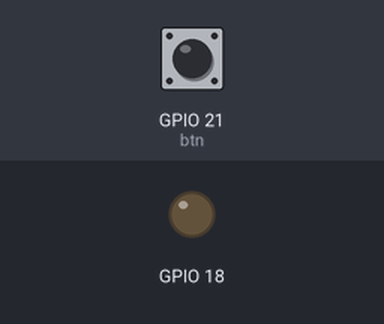
Simulated run of this program. Board: Raspberry Pi (BCM pin numbers). On the bench: output pins drawn as LEDs (lit = HIGH). The test bench sets the inputs (shaded band); at power-on: GPIO 21 (btn) LOW. What the program prints to the terminal is not drawn.

Above: at 1.2 s.
1.3 s: GPIO 21 (btn) pulled HIGH for 0.15 s
At 1.37 s:
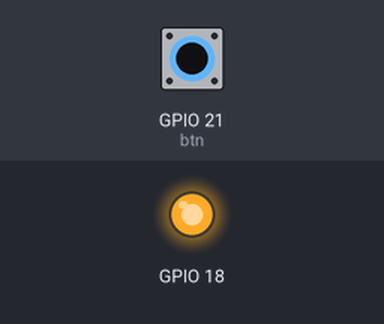
2.9 s: GPIO 21 (btn) pulled HIGH for 3.2 s
At 7.2 s:
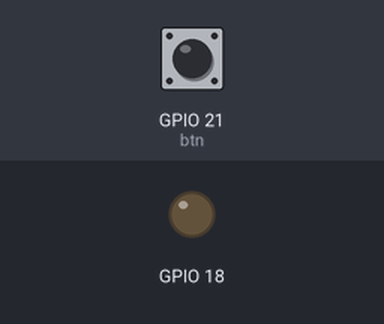
Timing chart, 0 to 8.7 s (numbered marks = the images above; inputs shaded):
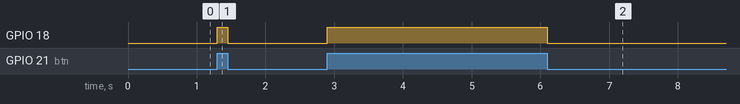

The program:

ex02_btn.py
```python
import RPi.GPIO as gp

gp.setmode(gp.BCM)
gp.setup(21, gp.IN)
gp.setup(18, gp.OUT)

# try:
#     while True:
#         btn = gp.input(21)
#         print(btn)
# except KeyboardInterrupt :
#     gp.cleanup()

try:
    while True :
        # gp.output(18, gp.LOW)
        btn = gp.input(21)
        # gp.output(18, btn)

        if btn == 1 :
            gp.output(18, gp.HIGH)
            print(btn)
        else :
            gp.output(18, gp.LOW)
            print(btn)

except KeyboardInterrupt:
    gp.cleanup()
```

Measured:
- after the input at 1.3 s, GPIO 18: LOW → HIGH at once, → LOW 0.15 s later
- after the input at 2.9 s, GPIO 18: LOW → HIGH at once, → LOW 3.2 s later
